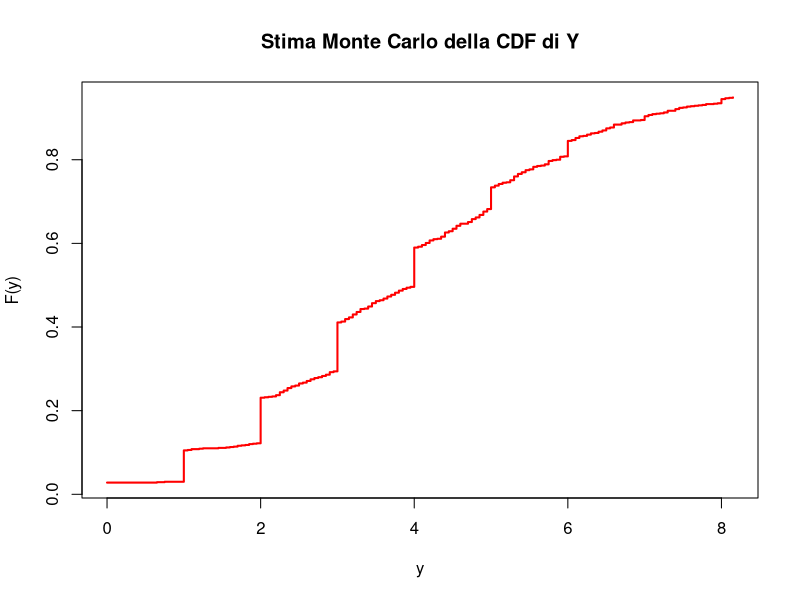
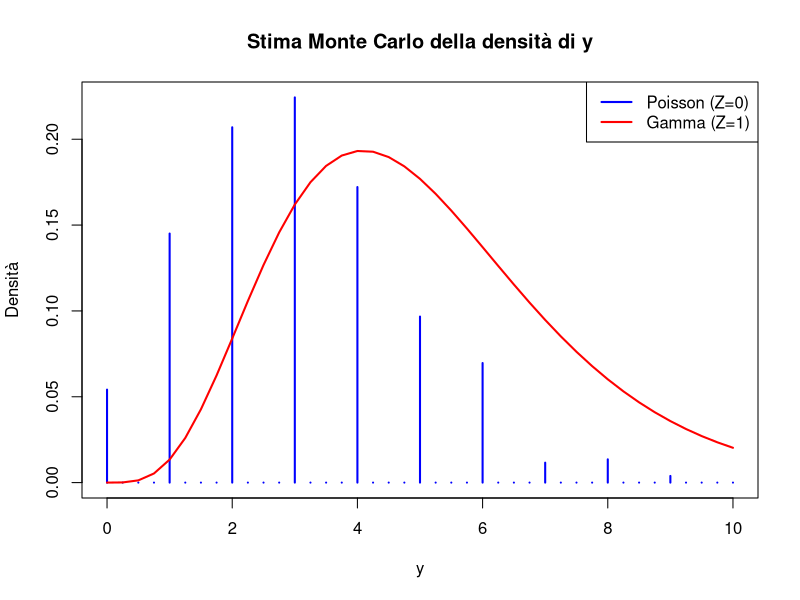
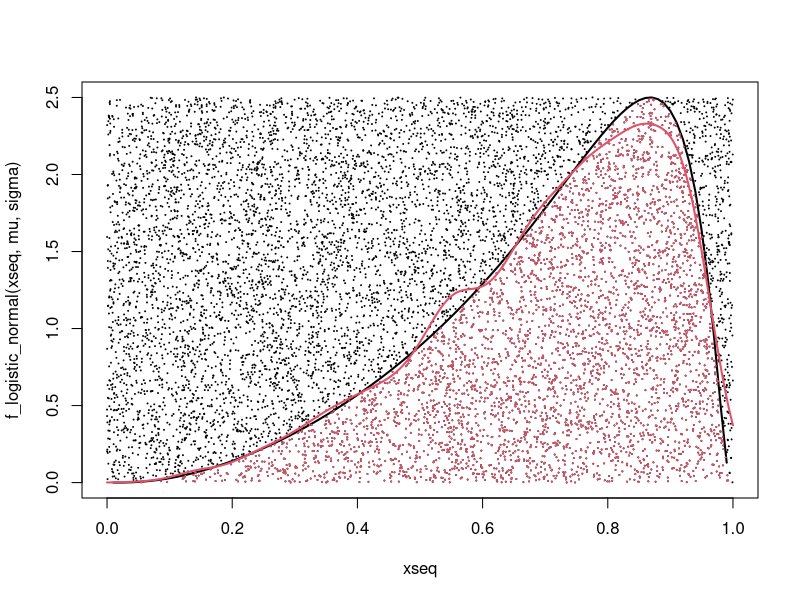
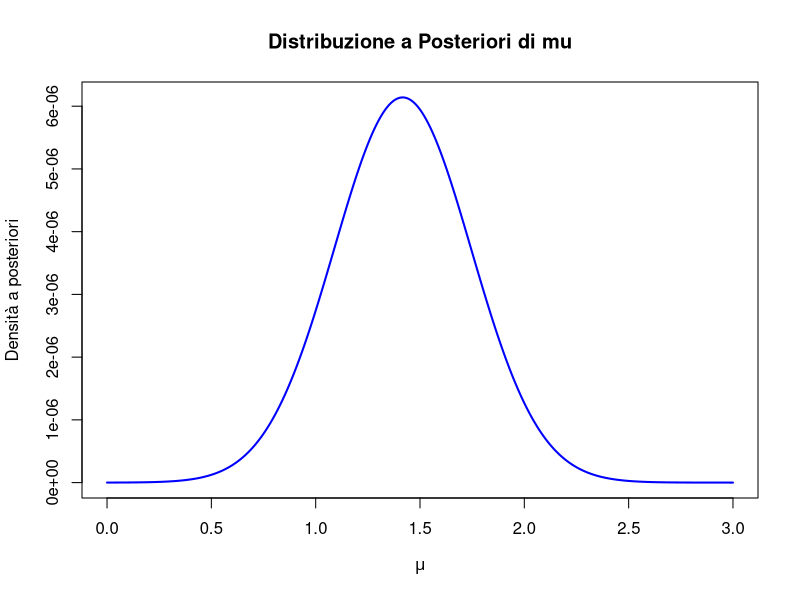
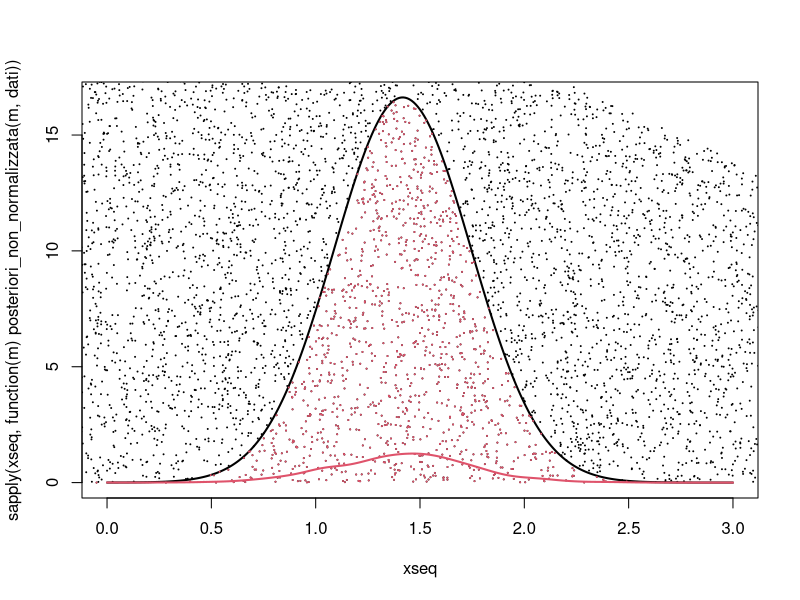
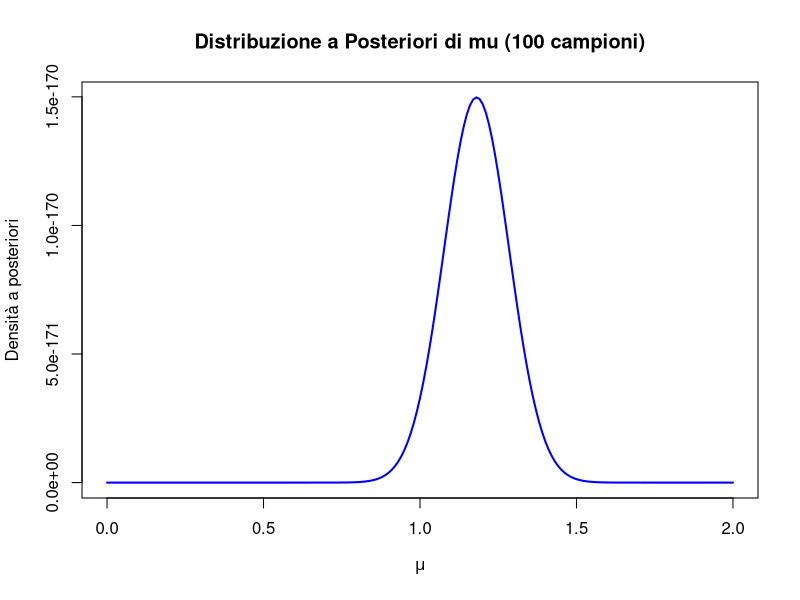
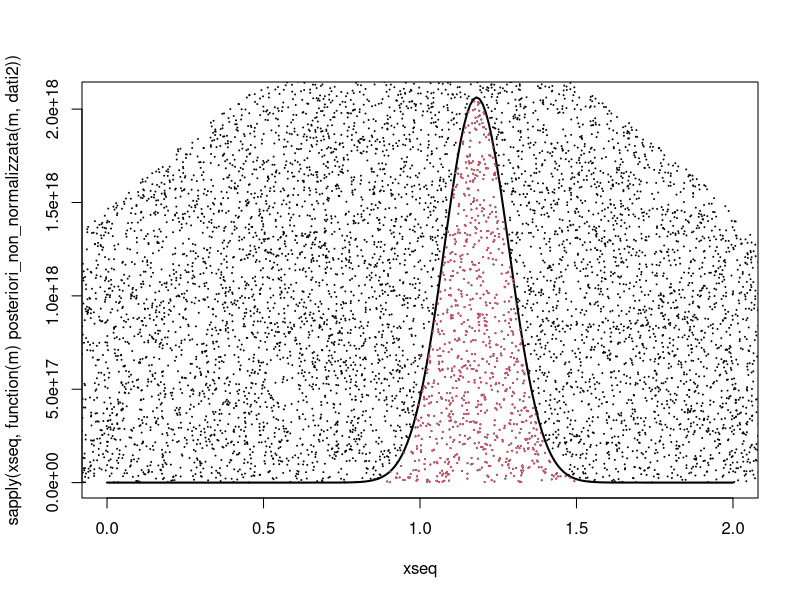
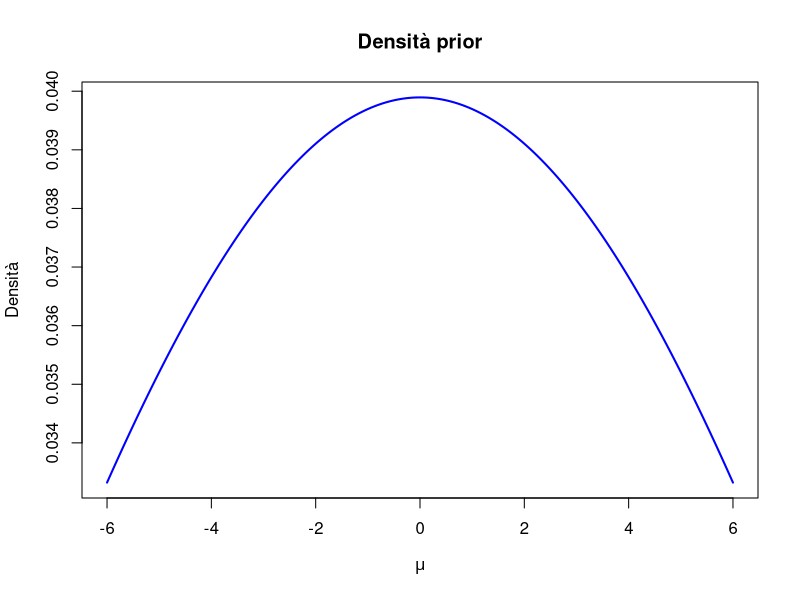

Source code (R) for these figures, in order:
# Esercizio 1
rm(list = ls()) #pulisco l'enviroment

#Impostiamo il seed
set.seed(295706) 

#Impostiamo i parametri
a <- runif(1,2.5,5.5)
b <- 1
p <- 0.5
lambda <- runif(1,2,4)
n_campioni <- 1000 

#Punto 1
Z <- rbinom(n_campioni,1,p) #mettendo la size=1 posso generare un campione di una bernoulli con probabilità p
Y <- c() #creo vettore y vuoto
for (i in 1:n_campioni) { #per ogni campione verifico se è uguale a zero o ad 1 
  if(Z[i]==0){
    Y[i] <- rpois(1,lambda)#se è uguale a 0 calcolo un campione rispetto ad una poisson
  }
  else{
    Y[i] <- rgamma(1,a,b)#se è uguale a 1 calcolo un campione rispetto ad una gamma
  }
}
yseq <- seq(0,quantile(Y, 0.95),0.05)#genero la sequenza per visualizzare al meglio la cdf sul grafico (ho fatto alcune prove e credo che questa sia un'ottima sequenza)
cdf_Y <- ecdf(Y)(yseq) #comando per calcolare la cdf
plot(yseq, cdf_Y, main = "Stima Monte Carlo della CDF di Y", xlab = "y", ylab = "F(y)", col = "red", lwd = 2, type = "s")#comando per plottare

#Punto 2
intervallo <- c(3.5, 4.5)
prob_Y1 <- (sum(Y >= intervallo[1] & Y <= intervallo[2]))/ n_campioni#calcolo quanti campioni di Y sono presenti nell'intervallo e divido per il numero totale di campioni
Y_Z0 <- Y[Z == 0]#memorizzo le posizioni dove z=0 e dopodiche salvo nel vettore y_z0 i corrispettivi valori di y
prob_Y2 <- (sum(Y_Z0 >= intervallo[1] & Y_Z0 <= intervallo[2]))/ length(Y_Z0)#calcolo quanti campioni di Y_z0 sono presenti nell'intervallo e divido per il numero totale di campioni di y_z0
var_Y1 <- prob_Y1 *(1-prob_Y1)/n_campioni#per calcolare la varianza dello stimatore uso che la varianza per una variabile bernoulliana si calcola con p(1-p)/n, dove p è la probabilità appena calcolata 
var_Y2 <- prob_Y2 *(1-prob_Y2)/length(Y_Z0)

#Punto 3
intervallo2 <- c(1.5, 3.5)
f_marginale_intervallo <- (sum(Y >= intervallo2[1] & Y <= intervallo2[2]))/ n_campioni#calcolo la probabilità che i campioni di y cadano nell'intervallo
f_marginale_z0 <- (sum(Z==0))/ n_campioni#calcolo la probabilità di avere 0 nel campione z
f_marginale_z1 <- (sum(Z==1))/ n_campioni#calcolo la probabilità di avere 1 nel campione z
f_condizionata_z0 <- (sum(Y_Z0 >= intervallo2[1] & Y_Z0 <= intervallo2[2]))/ length(Y_Z0)#calcolo la probabilità di avere dei valori di y nell'intervallo condizionato che z=0
Y_Z1 <- Y[Z == 1]#trovo i valori y generati da valori z=1
f_condizionata_z1 <- (sum(Y_Z1 >= intervallo2[1] & Y_Z1 <= intervallo2[2]))/ length(Y_Z1)#calcolo la probabilità di avere dei valori di y nell'intervallo condizionato che z=1
prob_Z0_cond <- f_condizionata_z0*f_marginale_z0/f_marginale_intervallo#applico la formula di bayes in entrambi i casi
prob_Z1_cond <- f_condizionata_z1*f_marginale_z1/f_marginale_intervallo

#Punto 4    #ho implementato l'inversa generalizzata come richiesto
quantili <- c(0.1, 0.2, 0.5, 0.75)
inversa_generalizzata <- function(campione,prob){#creo una funzione che implementi la inversa generalizzata
  campione_ordinato <- sort(campione)#ordino il campione in maniera crescente
  for (i in 1:n_campioni) {#calcolo il valore di ogni campione nella cdf e verifico se è maggiore della probabilita inserita
    if(ecdf(campione)(campione_ordinato[i])>=prob){
      return(campione_ordinato[i])#in caso affermativo ritorno il primo valore che soddisfa la disuguaglianza
    }
  }
}
quantili_Y <- sapply(quantili, function(p) inversa_generalizzata(Y, p))#calcolo la inversa generalizzata per ogni valore dato
quantili_Z <- sapply(quantili, function(p) inversa_generalizzata(Z, p))

#Punto 5  #ho modificato la densita di gamma
y_punti <- seq(0, 10, by = 0.25)#creo i punti
densita_poisson <- c()
densita_gamma <- c()
for (i in 1:length(y_punti)) {
  densita_poisson[i] <- sum(Y_Z0 == y_punti[i]) / length(Y_Z0)#calcolo la probabilità di osservare ogni punto rispetto al campione Y
}

for (i in 1:length(y_punti)) {
  densita_gamma[i] <- dgamma(y_punti[i],a,b)#calcolo la probabilità di osservare ogni punto 
}

plot(y_punti, densita_poisson,type = "h",  col = "blue", lwd = 2, xlab = "y", ylab = "Densità", main = "Stima Monte Carlo della densità di y", ylim = c(0, max(densita_poisson, densita_gamma)))#plotto facendo degli aggiustamenti sull asse y
lines(y_punti, densita_gamma, type = "l", col = "red", lwd = 2)
legend("topright", legend = c("Poisson (Z=0)", "Gamma (Z=1)"), col = c("blue", "red"), lty = c(1, 1), lwd = 2)








#Esercizio 2
rm(list = ls())

#Impostiamo il seed
set.seed(295706)

#Impostiamo i parametri
mu <- runif(1,-1.5,1.5)
sigma <- runif(1,0.5,1.5)
a <- 0
b <- 1

#Scriviamo la funzione
logit <- function(x) {
  log(x / (1 - x))
}
f_logistic_normal <- function(x, mu, sigma) {
  return((1 / (x * (1 - x) * sqrt(2 * pi * sigma))) * 
             exp(-((logit(x) - mu)^2) / (2 * sigma)))
}

#Punto 1
max_ln <- function(x) {
  -f_logistic_normal(x, mu, sigma)# Usiamo il segno negativo per trovare il massimo con optimize
}
result <- optimize(max_ln, interval = c(0.01, 0.99)) # Evitiamo i bordi 0 e 1
M_p1 <- result$minimum#Abbiamo trovato le cordinate del nostro massimo
M1 <- -result$objective
ndati <- 10
dati <- c()
i <- 1
while(i<=ndati){#ora calcolo 10 campioni come richiesta
  y <- runif(1,a,b)#simulo due variabili uniformi nello spazio [a,b]x[0,M1]
  u <- runif(1,0,M1)
  if(u < f_logistic_normal (y,mu,sigma)){#condizione degli algoritmi accept-reject
    dati[i] <- y
    i <- i+1
  }
}#al termine di questo ciclo avremo ottenuto il nostro campione di 10 dati
nsim <- 10000
y <- runif(nsim, a,b)
u <- runif(nsim, 0,M1)
X = y [u < f_logistic_normal (y,mu,sigma)]
U_X = u[u < f_logistic_normal (y,mu,sigma)]#questa parte serve solo a mostrare che su 10000 simulazioni ne vengono accettate più 1000 come richiesto nelle regole dell'homework
cat("Numero di simulazioni accettate su 10000 simulazioni:",length(X),"\n")
xseq = seq (0 ,1 , by =0.01)
plot (xseq , f_logistic_normal(xseq,mu,sigma) , ylim =c (0 , M1) ,type ="l ", lwd =2)
points (y,u , pch =20 , cex = 0.1)
points (X ,U_X , pch =20 , cex = 0.1 , col =2)
lines ( density (X , from =0 , to = 1) , col =2 , lwd =2)#infine vengono mostrate visivamente le 10000 simulazioni

#Punto 2   #ho modificato il nome alle variabili in modo da essere piu intuitive e nel pdf ho specificato a cosa corrispondono i vari elementi delle immagini
prior_mu <- function(valori_mu) {#creiamo la funzione a priori della media
  dnorm(valori_mu,0,sqrt(100))
}
g <- function(x) {#creiamo la funzione g(x) per campionare con il metodo accept-reject
  dnorm(x,1,sqrt(6))
}
verosomiglianza <- function(valori_mu,campione) {#creiamo la verosomiglianza
  verosomiglianza_valori <- sapply(campione, function(z) {
    log(f_logistic_normal(z, valori_mu, sigma))})   #utilizzo sapply in modo che ad ogni valore del campione venga calcolata la logistic normal, calcolo la log verosomiglianza per problemi relativi ai dati
  return(exp(sum(verosomiglianza_valori)))#essendo che usiamo la log-verosomiglianza sarebbe exp(logA+logB)=exp(logA)*exp(logB)=A*B quindi prodotto tra verosomiglianze
}
posteriori_non_normalizzata <- function(valori_mu,campione){#scriviamo la posteriori non normalizzata (senza il dnominatore del teorema di bayes) che ha come parametro incognito i valori di mu mentre i campioni sono precedentemente calcolati 
  return(prior_mu(valori_mu)*verosomiglianza(valori_mu,campione))
}

integrale_denominatore <- integrate(function(m) posteriori_non_normalizzata(m, dati), lower = 0, upper = 3)$value#calcolo del denominatore

posteriori <- function(valori_mu, campione) {#calcolata la posteriori secondo il teorema di bayes
  posteriori_non_normalizzata(valori_mu, campione) / integrale_denominatore
}
integrale_posteriori <- integrate(function(m) posteriori(m, dati), lower = 0, upper = 3)$value#verifico che la densita a posteriori integri a 1
xseq <- seq(0,3,0.01)
posteriori_valori <- sapply(xseq, function(m) posteriori(m, dati))#calcolo i corrispondenti valori di densità per ogni valore di mu
plot(xseq, posteriori_valori, type = "l", col = "blue", lwd = 2,
     main = "Distribuzione a Posteriori di mu", xlab = expression(mu), ylab = "Densità a posteriori") #disegno graficamente la densita a posteriori

max_post <- function(m) {#utilizzo il kernel come richiesto dall'esercizio e non la posteriori completa
  -posteriori_non_normalizzata(m,dati)# Usiamo il segno negativo per trovare il massimo con optimize
}
result <- optimize(max_post, interval = c(0.01, 2.99)) 
M_p2 <- result$minimum
M2 <- -result$objective#svolgo come nel punto precedente per trovare il massimo della funzione
M<-M2/g(M_p2)*1.15 #trovo M da usare nel metodo accept reject aumentato del 15%
y <- rnorm(nsim,1,sqrt(6))#campiono dalla g
u<- c()
for (i in 1:nsim) {
  u[i]<-runif(1,0,M*g(y[i]))#campiono dall uniforme 0,M*g(y)
}
campione_accettato_della_posteriori <- y [u < sapply(y, function(m) posteriori_non_normalizzata(m, dati))]
U_X <- u[u < sapply(y, function(m) posteriori_non_normalizzata(m, dati))]#seleziono i parametri che rispettano i vincoli dell accept reject
xseq <- seq (0 ,3 ,0.01)
plot (xseq , sapply(xseq, function(m) posteriori_non_normalizzata(m, dati)) , ylim =c (0 , M2) ,type ="l ", lwd =2)
points (y,u , pch =20 , cex = 0.1)
points (campione_accettato_della_posteriori ,U_X , pch =20 , cex = 0.1 , col =2)
lines ( density ( campione_accettato_della_posteriori, from =0 , to = 3) , col =2 , lwd =2)#disegno come il punto precedente
cat("Numero di simulazioni accettate su 10000 simulazioni:",length(campione_accettato_della_posteriori),"\n")#soddisfo i 1000 campioni accettati 

#Punto 3
n <- 100
dati2 <- c()
i <- 1
while(i<=n){#ora calcolo 100 campioni come richiesta
  y <- runif(1,a,b)
  u <- runif(1,0,M1)
  if(u < f_logistic_normal (y,mu,sigma)){#condizione degli algoritmi accept-reject
    dati2[i] <- y
    i <- i+1
  }
}#otteniamo 100 campioni della logistic normal
integrale_denominatore2 <- integrate(function(m) posteriori_non_normalizzata(m, dati2), lower = 0, upper = 2)$value#calcolo del denominatore
posteriori2 <- function(valori_mu, campione) {#calcolata la posteriori secondo il teorema di bayes
  posteriori_non_normalizzata(valori_mu, campione) / integrale_denominatore2
}
integrale_posteriori2 <- integrate(function(m) posteriori2(m, dati2), lower = 0, upper = 2)$value#verifico che la densita a posteriori integri a 1
g2 <- function(x) {#creiamo la funzione g(x) per campionare con il metodo accept-reject
  dnorm(x,1,sqrt(1))
}
xseq <- seq(0,2,0.01)
posteriori_valori <- sapply(xseq, function(m) posteriori2(m, dati2))#calcolo i corrispondenti valori di densità per ogni valore di mu
plot(xseq, posteriori_valori, type = "l", col = "blue", lwd = 2,
     main = "Distribuzione a Posteriori di mu (100 campioni)", xlab = expression(mu), ylab = "Densità a posteriori") #disegno graficamente la densita a  posteriori con 100 campioni

max_post2 <- function(m) {
  -posteriori_non_normalizzata(m,dati2)# Usiamo il segno negativo per trovare il massimo con optimize
}
result <- optimize(max_post2, interval = c(0.01, 1.99)) 
M_p3 <- result$minimum
M3 <- -result$objective#massimo
M<-M3/g2(M_p3)*1.15 #trovo M da usare nel metodo accept reject aumentato del 15%
y <- rnorm(nsim,1,sqrt(1))#campiono dalla g
u<- c()
for (i in 1:nsim) {
  u[i]<-runif(1,0,M*g2(y[i]))#campiono dall uniforme 0,M*g(y)
}
campione_accettato_della_posteriori2 <- y [u < sapply(y, function(m) posteriori_non_normalizzata(m, dati2))]
U_X <- u[u < sapply(y, function(m) posteriori_non_normalizzata(m, dati2))]#seleziono i parametri che rispettano i vincoli dell accept reject
xseq <- seq (0 ,2 ,0.01)
plot (xseq , sapply(xseq, function(m) posteriori_non_normalizzata(m, dati2)) , ylim =c (0 , M3) ,type ="l ", lwd =2)
points (y,u , pch =20 , cex = 0.1)
points (campione_accettato_della_posteriori2 ,U_X , pch =20 , cex = 0.1 , col =2)
cat("Numero di simulazioni accettate su 10000 simulazioni:",length(campione_accettato_della_posteriori2),"\n")

#densità della media a priori
mu_seq <- seq(-6,6,0.01)
priori_valori <- prior_mu(mu_seq)
plot(mu_seq,priori_valori,type = "l", col = "blue", lwd = 2,main = "Densità prior", xlab = expression(mu), ylab = "Densità")
#densità posteriori con il campione da 10 elementi
xseq <- seq(0,3,0.01)
posteriori_valori <- sapply(xseq, function(m) posteriori(m, dati))#calcolo i corrispondenti valori di densità per ogni valore di mu
plot(xseq, posteriori_valori, type = "l", col = "blue", lwd = 2,
     main = "Distribuzione a Posteriori di mu(10)", xlab = expression(mu), ylab = "Densità a Posteriori") #disegno graficamente la densita a posteriori
#densità posteriori con il campione da 100 elementi
xseq <- seq(0,2,0.01)
posteriori_valori <- sapply(xseq, function(m) posteriori2(m, dati2))#calcolo i corrispondenti valori di densità per ogni valore di mu
plot(xseq, posteriori_valori, type = "l", col = "blue", lwd = 2,
     main = "Distribuzione a Posteriori di mu(100)", xlab = expression(mu), ylab = "Densità a Posteriori") #disegno graficamente la densita a posteriori

#Punto 4
par_a <- 1.2
par_b <- 1.2
num_sim <- 1000
camp <- rbeta(num_sim,par_a,par_b)#campione beta
funzione <- camp * f_logistic_normal(camp,mu,sigma) /dbeta(camp,par_a,par_b)#calcolo per ogni punto il valore x_i*f(x_i)/g(x_i) dove f è la logistic normal e g è la beta
val_atteso <- sum(funzione)/num_sim#trovo il valore atteso
cat("Stima del valore atteso E(X) usando Importance Sampling:", val_atteso, "\n")
